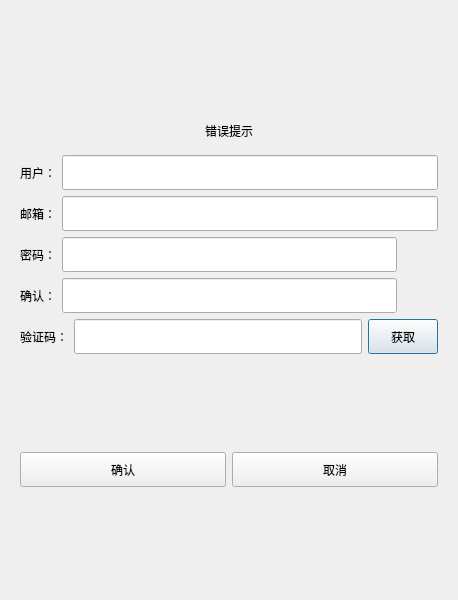
<?xml version="1.0" encoding="UTF-8"?>
<ui version="4.0">
 <class>registerDialog</class>
 <widget class="QDialog" name="registerDialog">
  <property name="geometry">
   <rect>
    <x>0</x>
    <y>0</y>
    <width>458</width>
    <height>600</height>
   </rect>
  </property>
  <property name="minimumSize">
   <size>
    <width>400</width>
    <height>600</height>
   </size>
  </property>
  <property name="maximumSize">
   <size>
    <width>458</width>
    <height>600</height>
   </size>
  </property>
  <property name="windowTitle">
   <string>Dialog</string>
  </property>
  <layout class="QVBoxLayout" name="verticalLayout_2">
   <item>
    <layout class="QVBoxLayout" name="verticalLayout">
     <item>
      <widget class="QStackedWidget" name="stackedWidget">
       <property name="currentIndex">
        <number>0</number>
       </property>
       <widget class="QWidget" name="page">
        <layout class="QVBoxLayout" name="verticalLayout_3">
         <item>
          <spacer name="verticalSpacer">
           <property name="orientation">
            <enum>Qt::Orientation::Vertical</enum>
           </property>
           <property name="sizeHint" stdset="0">
            <size>
             <width>20</width>
             <height>40</height>
            </size>
           </property>
          </spacer>
         </item>
         <item>
          <widget class="QWidget" name="widget" native="true">
           <layout class="QVBoxLayout" name="verticalLayout_4">
            <item>
             <widget class="QLabel" name="errtip">
              <property name="text">
               <string>错误提示</string>
              </property>
              <property name="alignment">
               <set>Qt::AlignmentFlag::AlignCenter</set>
              </property>
             </widget>
            </item>
           </layout>
          </widget>
         </item>
         <item>
          <layout class="QHBoxLayout" name="horizontalLayout">
           <item>
            <widget class="QLabel" name="userlabel">
             <property name="minimumSize">
              <size>
               <width>0</width>
               <height>35</height>
              </size>
             </property>
             <property name="maximumSize">
              <size>
               <width>16777215</width>
               <height>35</height>
              </size>
             </property>
             <property name="text">
              <string>用户：</string>
             </property>
            </widget>
           </item>
           <item>
            <widget class="QLineEdit" name="useredit">
             <property name="minimumSize">
              <size>
               <width>0</width>
               <height>35</height>
              </size>
             </property>
             <property name="maximumSize">
              <size>
               <width>16777215</width>
               <height>35</height>
              </size>
             </property>
            </widget>
           </item>
          </layout>
         </item>
         <item>
          <layout class="QHBoxLayout" name="horizontalLayout_2">
           <item>
            <widget class="QLabel" name="emaillabel">
             <property name="minimumSize">
              <size>
               <width>0</width>
               <height>35</height>
              </size>
             </property>
             <property name="maximumSize">
              <size>
               <width>16777215</width>
               <height>35</height>
              </size>
             </property>
             <property name="text">
              <string>邮箱：</string>
             </property>
            </widget>
           </item>
           <item>
            <widget class="QLineEdit" name="emailline">
             <property name="minimumSize">
              <size>
               <width>0</width>
               <height>35</height>
              </size>
             </property>
             <property name="maximumSize">
              <size>
               <width>16777215</width>
               <height>35</height>
              </size>
             </property>
            </widget>
           </item>
          </layout>
         </item>
         <item>
          <layout class="QHBoxLayout" name="horizontalLayout_3">
           <item>
            <widget class="QLabel" name="passlabel">
             <property name="minimumSize">
              <size>
               <width>0</width>
               <height>35</height>
              </size>
             </property>
             <property name="maximumSize">
              <size>
               <width>16777215</width>
               <height>35</height>
              </size>
             </property>
             <property name="text">
              <string>密码：</string>
             </property>
            </widget>
           </item>
           <item>
            <widget class="QLineEdit" name="passedit">
             <property name="minimumSize">
              <size>
               <width>0</width>
               <height>35</height>
              </size>
             </property>
             <property name="maximumSize">
              <size>
               <width>16777215</width>
               <height>35</height>
              </size>
             </property>
            </widget>
           </item>
           <item>
            <widget class="ClickedLabel" name="pass_visible">
             <property name="minimumSize">
              <size>
               <width>35</width>
               <height>0</height>
              </size>
             </property>
             <property name="maximumSize">
              <size>
               <width>35</width>
               <height>16777215</height>
              </size>
             </property>
             <property name="text">
              <string/>
             </property>
            </widget>
           </item>
          </layout>
         </item>
         <item>
          <layout class="QHBoxLayout" name="horizontalLayout_4">
           <item>
            <widget class="QLabel" name="confirmlabel">
             <property name="minimumSize">
              <size>
               <width>0</width>
               <height>35</height>
              </size>
             </property>
             <property name="maximumSize">
              <size>
               <width>16777215</width>
               <height>35</height>
              </size>
             </property>
             <property name="text">
              <string>确认：</string>
             </property>
            </widget>
           </item>
           <item>
            <widget class="QLineEdit" name="confirmedit">
             <property name="minimumSize">
              <size>
               <width>0</width>
               <height>35</height>
              </size>
             </property>
             <property name="maximumSize">
              <size>
               <width>16777215</width>
               <height>35</height>
              </size>
             </property>
            </widget>
           </item>
           <item>
            <widget class="ClickedLabel" name="confirm_visible">
             <property name="minimumSize">
              <size>
               <width>35</width>
               <height>0</height>
              </size>
             </property>
             <property name="maximumSize">
              <size>
               <width>35</width>
               <height>16777215</height>
              </size>
             </property>
             <property name="text">
              <string/>
             </property>
            </widget>
           </item>
          </layout>
         </item>
         <item>
          <layout class="QHBoxLayout" name="horizontalLayout_5">
           <item>
            <widget class="QLabel" name="varifylabel">
             <property name="minimumSize">
              <size>
               <width>0</width>
               <height>35</height>
              </size>
             </property>
             <property name="maximumSize">
              <size>
               <width>16777215</width>
               <height>35</height>
              </size>
             </property>
             <property name="text">
              <string>验证码：</string>
             </property>
            </widget>
           </item>
           <item>
            <widget class="QLineEdit" name="varifyedit">
             <property name="minimumSize">
              <size>
               <width>0</width>
               <height>35</height>
              </size>
             </property>
             <property name="maximumSize">
              <size>
               <width>16777215</width>
               <height>35</height>
              </size>
             </property>
            </widget>
           </item>
           <item>
            <widget class="TimerBtn" name="getcodebut">
             <property name="minimumSize">
              <size>
               <width>0</width>
               <height>35</height>
              </size>
             </property>
             <property name="maximumSize">
              <size>
               <width>70</width>
               <height>35</height>
              </size>
             </property>
             <property name="text">
              <string>获取</string>
             </property>
            </widget>
           </item>
          </layout>
         </item>
         <item>
          <spacer name="verticalSpacer_3">
           <property name="orientation">
            <enum>Qt::Orientation::Vertical</enum>
           </property>
           <property name="sizeHint" stdset="0">
            <size>
             <width>20</width>
             <height>40</height>
            </size>
           </property>
          </spacer>
         </item>
         <item>
          <layout class="QHBoxLayout" name="horizontalLayout_6">
           <item>
            <widget class="QPushButton" name="confirmbut">
             <property name="minimumSize">
              <size>
               <width>0</width>
               <height>35</height>
              </size>
             </property>
             <property name="maximumSize">
              <size>
               <width>265</width>
               <height>35</height>
              </size>
             </property>
             <property name="text">
              <string>确认</string>
             </property>
            </widget>
           </item>
           <item>
            <widget class="QPushButton" name="cancelbut">
             <property name="minimumSize">
              <size>
               <width>0</width>
               <height>35</height>
              </size>
             </property>
             <property name="maximumSize">
              <size>
               <width>265</width>
               <height>35</height>
              </size>
             </property>
             <property name="text">
              <string>取消</string>
             </property>
            </widget>
           </item>
          </layout>
         </item>
         <item>
          <spacer name="verticalSpacer_2">
           <property name="orientation">
            <enum>Qt::Orientation::Vertical</enum>
           </property>
           <property name="sizeHint" stdset="0">
            <size>
             <width>20</width>
             <height>40</height>
            </size>
           </property>
          </spacer>
         </item>
        </layout>
       </widget>
       <widget class="QWidget" name="page_2">
        <layout class="QVBoxLayout" name="verticalLayout_5">
         <item>
          <spacer name="verticalSpacer_6">
           <property name="orientation">
            <enum>Qt::Orientation::Vertical</enum>
           </property>
           <property name="sizeHint" stdset="0">
            <size>
             <width>20</width>
             <height>40</height>
            </size>
           </property>
          </spacer>
         </item>
         <item>
          <widget class="QLabel" name="tiplab">
           <property name="text">
            <string>注册成功， 5S后返回登录，可点击返回按钮直接返回登录界面</string>
           </property>
          </widget>
         </item>
         <item>
          <spacer name="verticalSpacer_5">
           <property name="orientation">
            <enum>Qt::Orientation::Vertical</enum>
           </property>
           <property name="sizeHint" stdset="0">
            <size>
             <width>20</width>
             <height>40</height>
            </size>
           </property>
          </spacer>
         </item>
         <item>
          <widget class="QWidget" name="widget_2" native="true">
           <layout class="QHBoxLayout" name="horizontalLayout_7">
            <item>
             <spacer name="horizontalSpacer">
              <property name="orientation">
               <enum>Qt::Orientation::Horizontal</enum>
              </property>
              <property name="sizeHint" stdset="0">
               <size>
                <width>229</width>
                <height>20</height>
               </size>
              </property>
             </spacer>
            </item>
            <item>
             <widget class="QPushButton" name="returnbtn">
              <property name="minimumSize">
               <size>
                <width>100</width>
                <height>35</height>
               </size>
              </property>
              <property name="maximumSize">
               <size>
                <width>100</width>
                <height>35</height>
               </size>
              </property>
              <property name="text">
               <string>返回登录</string>
              </property>
             </widget>
            </item>
            <item>
             <spacer name="horizontalSpacer_2">
              <property name="orientation">
               <enum>Qt::Orientation::Horizontal</enum>
              </property>
              <property name="sizeHint" stdset="0">
               <size>
                <width>229</width>
                <height>20</height>
               </size>
              </property>
             </spacer>
            </item>
           </layout>
          </widget>
         </item>
         <item>
          <spacer name="verticalSpacer_4">
           <property name="orientation">
            <enum>Qt::Orientation::Vertical</enum>
           </property>
           <property name="sizeHint" stdset="0">
            <size>
             <width>20</width>
             <height>40</height>
            </size>
           </property>
          </spacer>
         </item>
        </layout>
       </widget>
      </widget>
     </item>
    </layout>
   </item>
  </layout>
 </widget>
 <customwidgets>
  <customwidget>
   <class>ClickedLabel</class>
   <extends>QLabel</extends>
   <header location="global">clickedlabel.h</header>
  </customwidget>
  <customwidget>
   <class>TimerBtn</class>
   <extends>QPushButton</extends>
   <header location="global">timerbtn.h</header>
  </customwidget>
 </customwidgets>
 <resources/>
 <connections/>
</ui>
